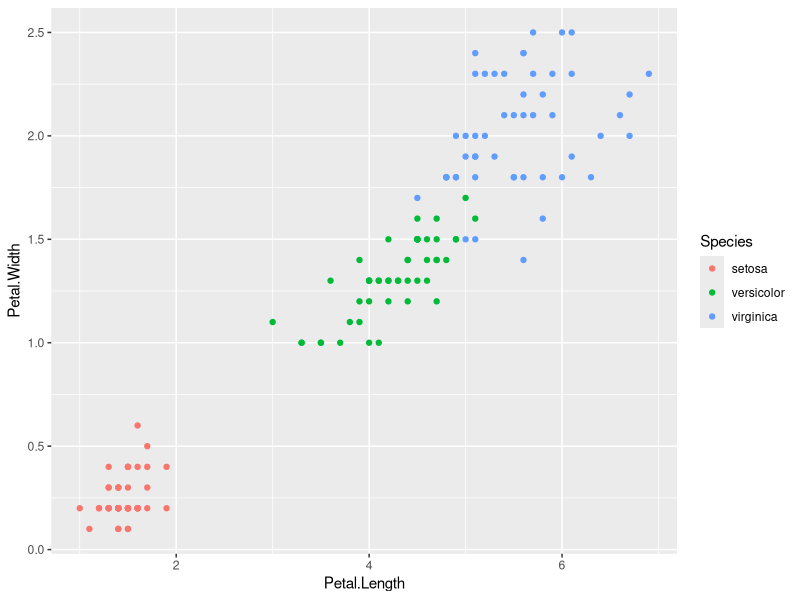
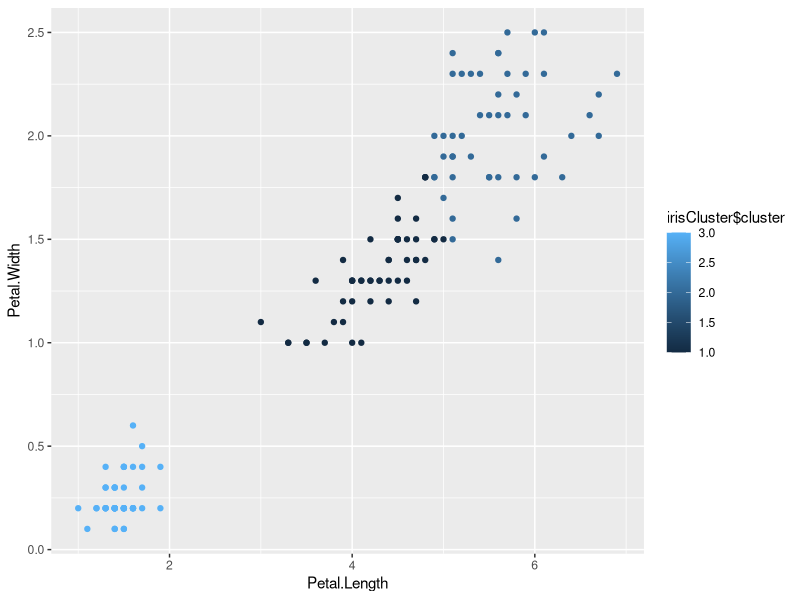

These charts were generated, in order, by the following R code:
#clustering is a common technique for dealing with unsupervised learning.
#Unsupervised learning is when the training 
#data is unlabeled so it is not able to be 
#properly categorized. We do not have a way to know which data point should go
#to which class. Instead we are interested in characterizing and explaining the
#data. Such a process is exploratory in nature (Shah, 2020)

#using the datasets library
library(datasets)
head(iris)

#scatterplot
library(ggplot2)
ggplot(iris, aes(Petal.Length, Petal.Width, color= Species)) + geom_point()

#clustering using the kmeans function. I assume this clusters the means
#of k neighbors based on iris type. 3 neighbors. only doing petal.width and 
#species name with [,3:4] column indexing.

set.seed(20)
irisCluster <- kmeans(iris[,3:4], 3, nstart=20)
irisCluster

#gives summary of clusters generated. We can visualized clusters using a table

table(irisCluster$cluster, iris$Species)

#creating scatterplot with clusters
ggplot(iris, aes(Petal.Length, Petal.Width, color=irisCluster$cluster)) + geom_point() 